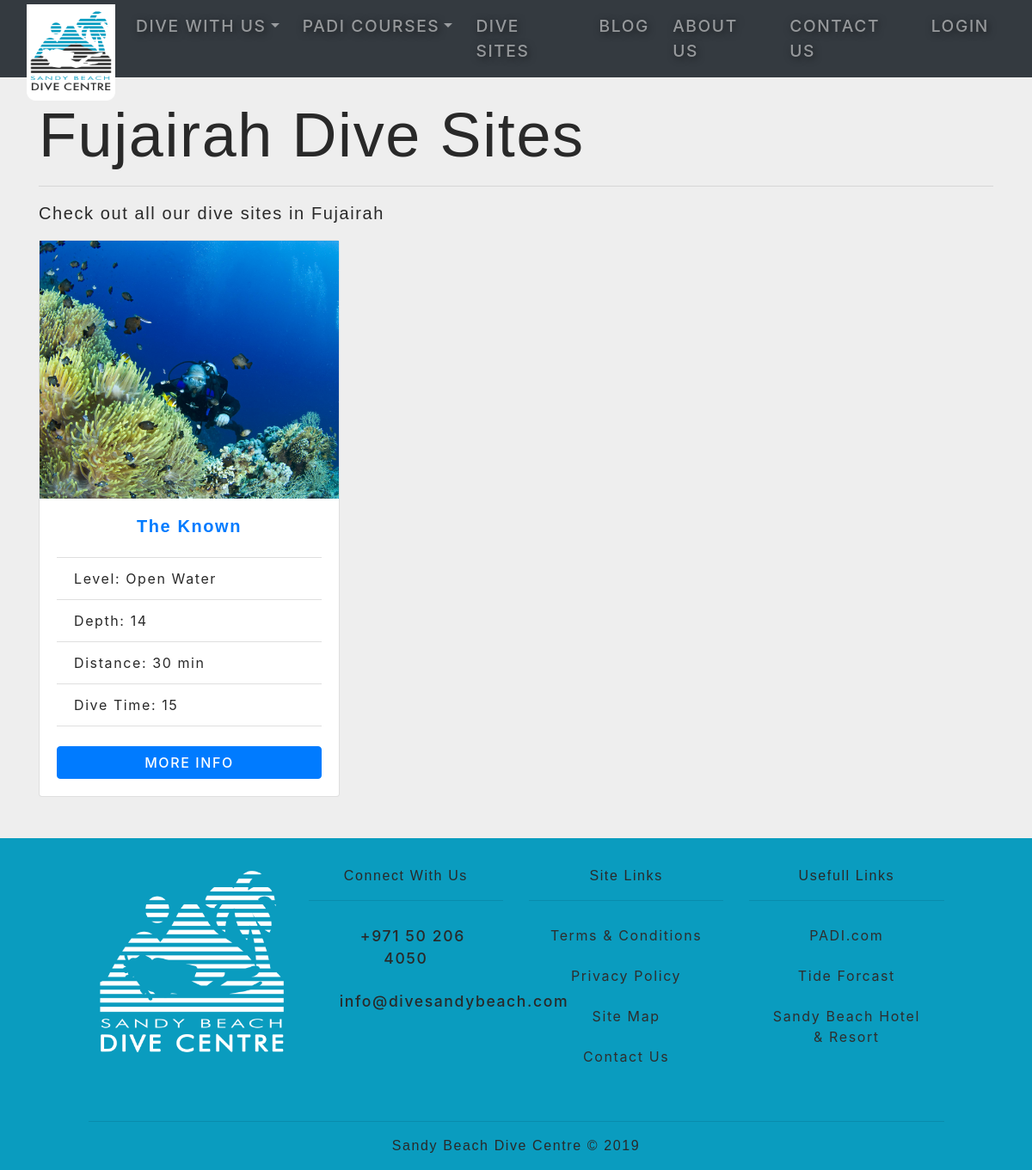
Page /fujairah-dive-sites on the committed database.
### flaskblog/sites/models.py (models this page shows, shortened)
class Site(db.Model):
    id = db.Column(db.Integer, primary_key=True)
    sitename = db.Column(db.String(100))
    level = db.Column(db.String(100))
    dive_time = db.Column(db.String(100))
    depth = db.Column(db.String(100))
    slug = db.Column(db.String(100))
    distance = db.Column(db.String(100))
    marine_life = db.Column(db.Text)
    description = db.Column(db.Text)
    map_image = db.Column(db.String(100), default='default_map.jpg')

### flaskblog/sites/routes.py (the view)
@sites.route('/fujairah-dive-sites')
def all_sites():
    sites = Site.query.all()
    return render_template('sites/all_sites.html', sites=sites, title='Fujairah Dive Sites')

### flaskblog/templates/sites/all_sites.html
{% extends 'layout.html' %}
{% block main %}
    <section id="sites-heading">
        <div class="jumbrotron-fluid">
            <div class="container">
                <h1 class="display-3 mt-4">Fujairah Dive Sites</h1>
                <hr>
                <p class="lead">Check out all our dive sites in Fujairah</p>
            </div>
        </div>
    </section>
    <div class="container">
        <div class="row">
            {% for site in sites %}
                    <div class="col-md-4">
                        <div class="card mb-5">
                            <a href="{{ url_for('sites.dive_site', slug=site.slug) }}"><img src="{{ url_for('static', filename='uploads/maps/') + site.map_image }}" class="card-img-top cd" alt="..."></a>
                            <div class="card-body">
                                <a href="{{ url_for('sites.dive_site', slug=site.slug) }}"><h5 class="card-title text-center">{{ site.sitename }}</h5></a>
                                <ul class="list-group list-group-flush my-4">
                                    <li class="list-group-item">Level: {{ site.level }}</li>
                                    <li class="list-group-item">Depth: {{ site.depth }}</li>
                                    <li class="list-group-item">Distance: {{ site.distance }} min</li>
                                    <li class="list-group-item">Dive Time: {{ site.dive_time }}</li>
                                </ul>
                                <a href="{{ url_for('sites.dive_site', slug=site.slug) }}" class="btn btn-primary btn-block">More Info</a>
                            </div>
                        </div>
                    </div>
            {% endfor %}
        </div>
    </div>
{% endblock %}

### flaskblog/static/css/main.css (style rules this page uses)
body { background-color: black; }
*, *::before, *::after { padding: 0; margin: 0; box-sizing: inherit; list-style: none; text-decoration: none; }
body { color: #292929; box-sizing: border-box; letter-spacing: 0.1rem; font-style: normal; background-color: #eee; overflow-x: hidden; }
h1, h2, h3, h4, h5, h6 { font-family: futura-pt, sans-serif; font-weight: 700; font-style: normal; }
p { font-family: montserrat, sans-serif; }
.btn { cursor: pointer; text-transform: uppercase; letter-spacing: 0.1rem; padding: 0.2 1rem; font-weight: 500; }
.card-img-top { border-radius: 0 !important; }
.cd { height: 300px; object-fit: cover; }

### rows in the picture
Site: map_image (picture), sitename "The Known", level "Open Water", depth "14", distance "30", dive_time "15"
